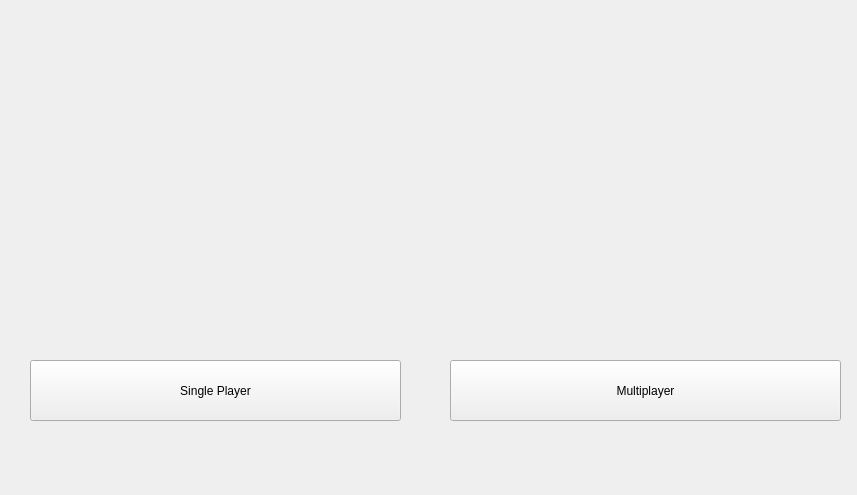
<?xml version="1.0" encoding="UTF-8"?>
<ui version="4.0">
 <class>MainWindow</class>
 <widget class="QMainWindow" name="MainWindow">
  <property name="geometry">
   <rect>
    <x>0</x>
    <y>0</y>
    <width>857</width>
    <height>495</height>
   </rect>
  </property>
  <property name="windowTitle">
   <string>MainWindow</string>
  </property>
  <widget class="QWidget" name="centralwidget">
   <widget class="QPushButton" name="pushButtonSinglePlayer">
    <property name="geometry">
     <rect>
      <x>30</x>
      <y>360</y>
      <width>371</width>
      <height>61</height>
     </rect>
    </property>
    <property name="text">
     <string>Single Player</string>
    </property>
   </widget>
   <widget class="QPushButton" name="pushButtonMultiplayer">
    <property name="geometry">
     <rect>
      <x>450</x>
      <y>360</y>
      <width>391</width>
      <height>61</height>
     </rect>
    </property>
    <property name="text">
     <string>Multiplayer</string>
    </property>
   </widget>
   <widget class="QLabel" name="label">
    <property name="geometry">
     <rect>
      <x>0</x>
      <y>0</y>
      <width>851</width>
      <height>491</height>
     </rect>
    </property>
    <property name="text">
     <string/>
    </property>
   </widget>
   <zorder>label</zorder>
   <zorder>pushButtonSinglePlayer</zorder>
   <zorder>pushButtonMultiplayer</zorder>
  </widget>
 </widget>
 <resources/>
 <connections/>
</ui>
